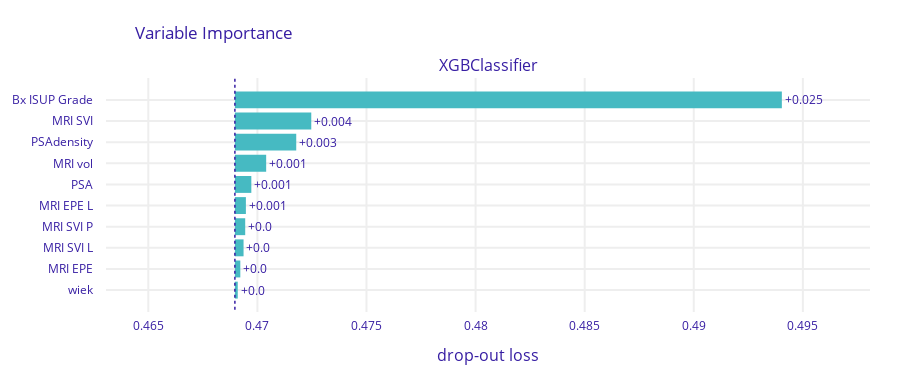

The notebook cell saved with this chart:
### Code cell
X = df[df['upgrade_diff'] != -3][numerical_cols + categorical_cols]
# y = LabelEncoder().fit_transform(df['upgrade_diff'])
enc = LabelEncoder()
y = enc.fit_transform(df[df['upgrade_diff'] != -3]["upgrade_diff"])

param_grid = {
    'classifier__learning_rate': [0.05, 0.1, 0.2],
    'classifier__n_estimators': [200, 400, 800],
    'classifier__max_depth': [3, 6, 9],
    'classifier__subsample': [0.8, 0.9, 1.0],
    'classifier__colsample_bytree': [0.8, 0.9, 1.0],
    'classifier__gamma': [0, 0.1, 0.2]
}

model = XGBClassifier(random_state=2)

y_true, y_pred, y_pred_probs, false_positive_rate, true_positive_rate, auc_macro, auc_micro, trained_model, best_params = train_and_evaluate_model_multiclass(model, X, y, numerical_cols, categorical_cols, n_folds=5, tune_params=True, param_grid=param_grid, tuning_scoring='f1_weighted', tuning_test_size=0.2)
untrained_model = model.set_params(**best_params)

plot_feature_importances(trained_model, X, y)
plot_confusion_matrix_multiclass(y_true, y_pred, label_encoder=enc)

### Figure 1 — Plotly figure (JSON) as saved in the notebook; plotly's stock layout.template omitted (floating-point values rounded to 4 significant figures)
{"data": [{"base": 0.469, "hoverinfo": "text", "hoverlabel": {"bgcolor": "rgba(0,0,0,0.8)"}, "hovertext": ["Model: XGBClassifier loss after<br>variable: Bx ISUP Grade is permuted: 0.494<br>Drop-out loss change: +0.025", "Model: XGBClassifier loss after<br>variable: MRI SVI is permuted: 0.472<br>Drop-out loss change: +0.004", "Model: XGBClassifier loss after<br>variable: PSAdensity is permuted: 0.472<br>Drop-out loss change: +0.003", "Model: XGBClassifier loss after<br>variable: MRI vol is permuted: 0.47<br>Drop-out loss change: +0.001", "Model: XGBClassifier loss after<br>variable: PSA is permuted: 0.47<br>Drop-out loss change: +0.001", "Model: XGBClassifier loss after<br>variable: MRI EPE L is permuted: 0.469<br>Drop-out loss change: +0.001", "Model: XGBClassifier loss after<br>variable: MRI SVI P is permuted: 0.469<br>Drop-out loss change: +0.0", "Model: XGBClassifier loss after<br>variable: MRI SVI L is permuted: 0.469<br>Drop-out loss change: +0.0", "Model: XGBClassifier loss after<br>variable: MRI EPE is permuted: 0.469<br>Drop-out loss change: +0.0", "Model: XGBClassifier loss after<br>variable: wiek is permuted: 0.469<br>Drop-out loss change: +0.0"], "marker": {"color": "#46bac2"}, "orientation": "h", "showlegend": false, "text": ["+0.025", "+0.004", "+0.003", "+0.001", "+0.001", "+0.001", "+0.0", "+0.0", "+0.0", "+0.0"], "textposition": "outside", "type": "bar", "x": [0.02507, 0.0035, 0.002812, 0.001434, 0.0007535, 0.0005042, 0.0004728, 0.0003971, 0.0002484, 0.0001311], "xaxis": "x", "y": ["Bx ISUP Grade", "MRI SVI", "PSAdensity", "MRI vol", "PSA", "MRI EPE L", "MRI SVI P", "MRI SVI L", "MRI EPE", "wiek"], "yaxis": "y"}], "layout": {"annotations": [{"font": {"size": 16}, "showarrow": false, "text": "XGBClassifier", "x": 0.5, "xanchor": "center", "xref": "paper", "y": 1, "yanchor": "bottom", "yref": "paper"}, {"font": {"size": 16}, "showarrow": false, "text": "drop-out loss", "x": 0.5, "xanchor": "center", "xref": "paper", "y": 0, "yanchor": "top", "yref": "paper", "yshift": -30}], "font": {"color": "#371ea3"}, "height": 383, "margin": {"b": 71, "r": 30, "t": 78}, "shapes": [{"line": {"color": "#371ea3", "dash": "dot", "width": 1.5}, "type": "line", "x0": 0.469, "x1": 0.469, "xref": "x", "y0": -1, "y1": 10, "yref": "y"}], "title": {"text": "Variable Importance", "x": 0.15}, "xaxis": {"anchor": "y", "automargin": true, "domain": [0, 1], "fixedrange": true, "gridwidth": 2, "range": [0.4631, 0.4981], "tickcolor": "white", "ticklen": 3, "ticks": "outside", "type": "linear", "zeroline": false}, "yaxis": {"anchor": "x", "automargin": true, "autorange": "reversed", "domain": [0, 1], "fixedrange": true, "gridwidth": 2, "tickcolor": "white", "ticklen": 10, "ticks": "outside", "type": "category"}}}
